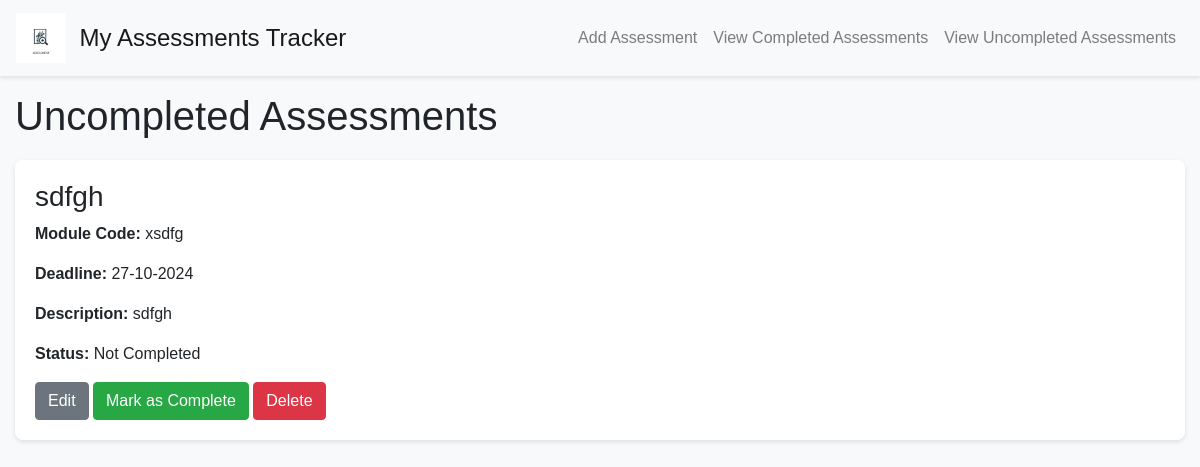
The page /view_uncompleted on the database as committed earlier.
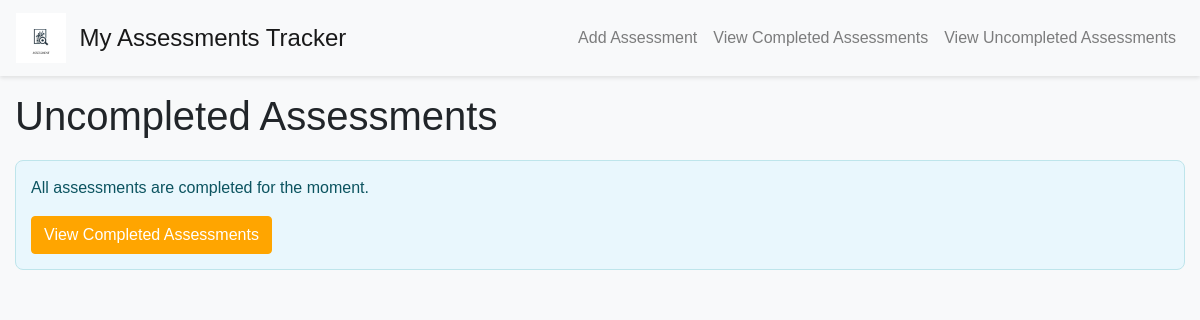
The same page on the database as committed later.
### app/models.py (models this page shows)
class Assessment(db.Model):
    id = db.Column(db.Integer, primary_key=True)
    title = db.Column(db.String(100), nullable=False)
    module_code = db.Column(db.String(20), nullable=False)
    deadline_date = db.Column(db.DateTime, nullable=False)
    description = db.Column(db.Text, nullable=False)
    is_complete = db.Column(db.Boolean, default=False)

### app/views.py (the view)
@app.route('/view_uncompleted')
def view_uncompleted():
    uncompleted_assessments = Assessment.query.filter_by(is_complete=False).all()
    return render_template('view_uncompleted.html', title='Uncompleted Assessments', assessments=uncompleted_assessments)

### app/templates/view_uncompleted.html
{% extends "base.html" %}
{% block content %}
  <h1>Uncompleted Assessments</h1>
  <div class="assessment-list">
    {% if assessments %}
      {% for assessment in assessments %}
        <div class="assessment-item">
          <h3>{{ assessment.title }}</h3>
          <p><strong>Module Code:</strong> {{ assessment.module_code }}</p>
          <p><strong>Deadline:</strong> {{ assessment.deadline_date.strftime('%d-%m-%Y') }}</p>
          <p><strong>Description:</strong> {{ assessment.description }}</p>
          <p><strong>Status:</strong> Not Completed</p>
          <a href="{{ url_for('edit_assessment', assessment_id=assessment.id) }}" class="btn btn-secondary">Edit</a>
          <form action="{{ url_for('mark_complete', assessment_id=assessment.id) }}" method="post" style="display:inline;">
            <button type="submit" class="btn btn-success">Mark as Complete</button>
          </form>
          <form action="{{ url_for('delete_assessment', assessment_id=assessment.id) }}" method="post" style="display:inline;">
            <button type="submit" class="btn btn-danger">Delete</button>
          </form>
        </div>
      {% endfor %}
    {% else %}
      <div class="alert alert-info">
        <p>All assessments are completed for the moment.</p>
        <a href="{{ url_for('view_completed') }}" class="btn btn-primary">View Completed Assessments</a>
      </div>
    {% endif %}
  </div>
{% endblock %}

Rows that differ between the two databases and show on the page:
removed Assessment: title "sdfgh", module_code "xsdfg", deadline_date "27-10-2024", description "sdfgh"
Other text that changed with them:
text now shown: "All assessments are completed for the moment. View Completed Assessments"
